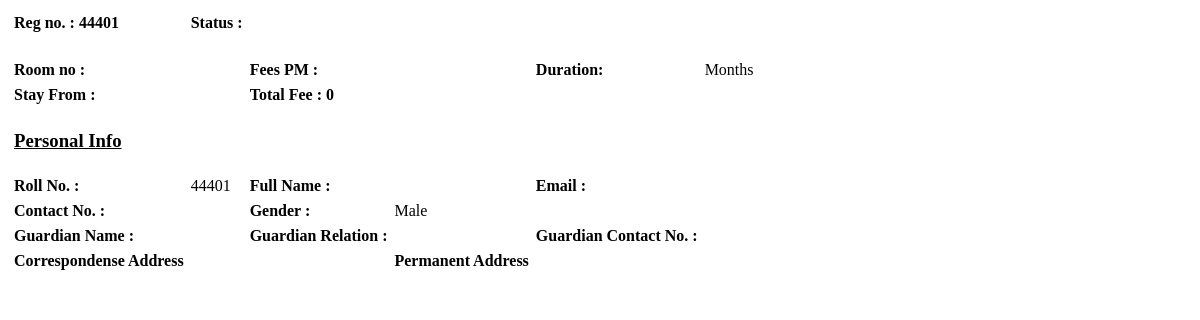
The app's page /admin/roomde.php?roll=44401 (signed in), older data.
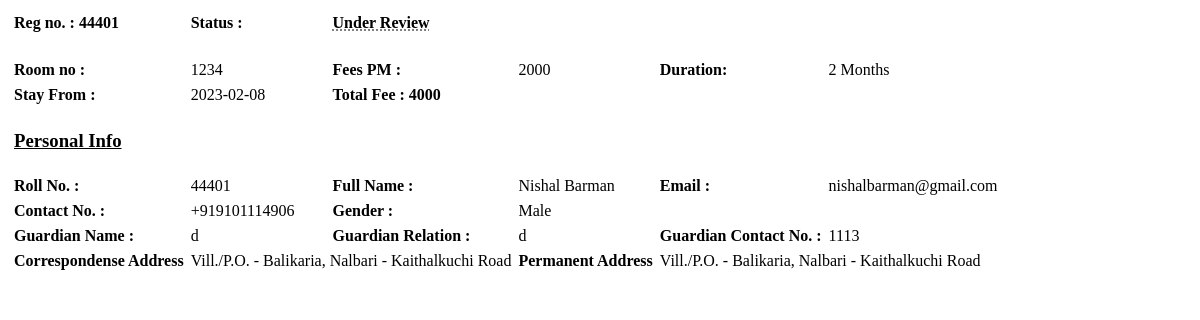
The same page, newer data.
### tables this page shows
CREATE TABLE `bookings` (
  `id` int(255) NOT NULL,
  `roll` int(255) NOT NULL,
  `firstname` varchar(50) NOT NULL,
  `lastname` varchar(50) NOT NULL,
  `phone` varchar(13) NOT NULL,
  `email` varchar(255) NOT NULL,
  `roomno` int(255) NOT NULL,
  `foodoption` tinyint(1) NOT NULL,
  `starting_date` date NOT NULL,
  `end_date` varchar(255) NOT NULL,
  `duration` int(255) NOT NULL,
  `guardian_name` varchar(255) NOT NULL,
  `guardian_contact` varchar(13) NOT NULL,
  `guardian_relation` varchar(50) NOT NULL,
  `city` varchar(50) NOT NULL,
  `state` varchar(40) NOT NULL,
  `pincode` int(25) NOT NULL,
  `status` varchar(30) NOT NULL,
  `paid` tinyint(1) NOT NULL,
  `address` varchar(255) NOT NULL,
  `active` int(255) NOT NULL,
  `repay_table_name` varchar(255) NOT NULL
);

### admin/roomde.php (the view, shortened to what the changed rows need)
<?php
include '../includes/db/config.php';
$roll = $_GET['roll'];
$sql = "select * from bookings where roll = '$roll'";
$res = $conn->query($sql);
while ($details = $res->fetch_assoc()) {
    $firstname = $details['firstname'];
    $lastname = $details['lastname'];
    $roomno = $details['roomno'];
    $feespm = 2000;
    $date = $details['starting_date'];
    $duration = $details['duration'];
    $phone = $details['phone'];
    $email = $details['email'];
    $gname = $details['guardian_name'];
    $grel = $details['guardian_relation'];
    $gcontact = $details['guardian_contact'];
    $address = $details['address'];
    $status = $details['status'];
}
?>
<!DOCTYPE html>
<html lang="en">
<head>
    <link rel="stylesheet" href="../includes/css/bookroom.css" />
</head>
<body>
    <div class="room-details">
        <div class="container">
            <div class="panel panel-default">
                <div class="panel-body">
                    <table id="zcb" class="table table-bordered  dataTable" cellspacing="5">
                        <tbody>
                            <tr>
                                <td colspan="1"><b>Reg no. :
                                    </b>
                                </td>
                                <td><b>Status :</b></td>
                                <td style="text-decoration: 2px dotted grey underline; font-weight: bold;">
                                    <?php echo $status; ?>
                                </td>
                            </tr>
                            <tr>
                                <td><b>Room no :</b></td>
                                <td>
                                    <?php echo $roomno; ?>
                                </td>
                                <td><b>Fees PM :</b></td>
                                <td>
                                    <?php echo $feespm; ?>
                                </td>
                                <td><b>Duration:</b></td>
                                <td>
                                    <?php echo $duration . " Months"; ?>
                                </td>
                            </tr>
                            <tr>
                                <td><b>Stay From :</b></td>
                                <td>
                                    <?php echo $date; ?>
                                </td>
                                <td colspan="6"><b>Total Fee :
                                        <?php echo $feespm * $duration; ?>
                                    </b></td>
                            </tr>
                            <tr>
                                <td><b>Roll No. :</b></td>
                                <td>
                                    <?php echo $roll; ?>
                                </td>
                                <td><b>Full Name :</b></td>
                                <td>
                                    <?php echo $firstname . ' ' . $lastname; ?>
                                </td>
                                <td><b>Email :</b></td>
                                <td>
                                    <?php echo $email; ?>
                                </td>
                            </tr>
                            <tr>
                                <td><b>Contact No. :</b></td>
                                <td>
                                    <?php echo $phone; ?>
                                </td>
                                <td><b>Gender :</b></td>
                                <td>
                                    <?php echo "Male"; ?>
                                </td>
                            </tr>
                            <tr>
                                <td><b>Guardian Name :</b></td>
                                <td>
                                    <?php echo $gname; ?>
                                </td>
                                <td><b>Guardian Relation :</b></td>
                                <td>
                                    <?php echo $grel; ?>
                                </td>
                                <td><b>Guardian Contact No. :</b></td>
                                <td colspan="6">
                                    <?php echo $gcontact; ?>
                                </td>
                            </tr>
                            <tr>
                                <td><b>Correspondense Address</b></td>
                                <td colspan="2">
                                    <?php echo $address; ?>
                                </td>
                                <td><b>Permanent Address</b></td>
                                <td colspan="2">
                                    <?php echo $address; ?>
                                </td>
                            </tr>
                        </tbody>
                    </table>
                </div>
            </div>
        </div>
    </div>
</body>
</html>

Row changes from the older to the newer data that the page shows:
added bookings: status "Under Review", roomno "1234", duration "2", starting_date "2023-02-08", $feespm*$duration "4000", firstname "Nishal", lastname "Barman", email "nishalbarman@gmail.com", phone "+919101114906", guardian_name "d", guardian_relation "d", guardian_contact "1113", address "Vill./P.O. - Balikaria, Nalbari - Kaithalkuchi Road"
Text that changed along with them:
$feespm: (not shown) → "2000"
$feespm * $duration: "0" → (not shown)
